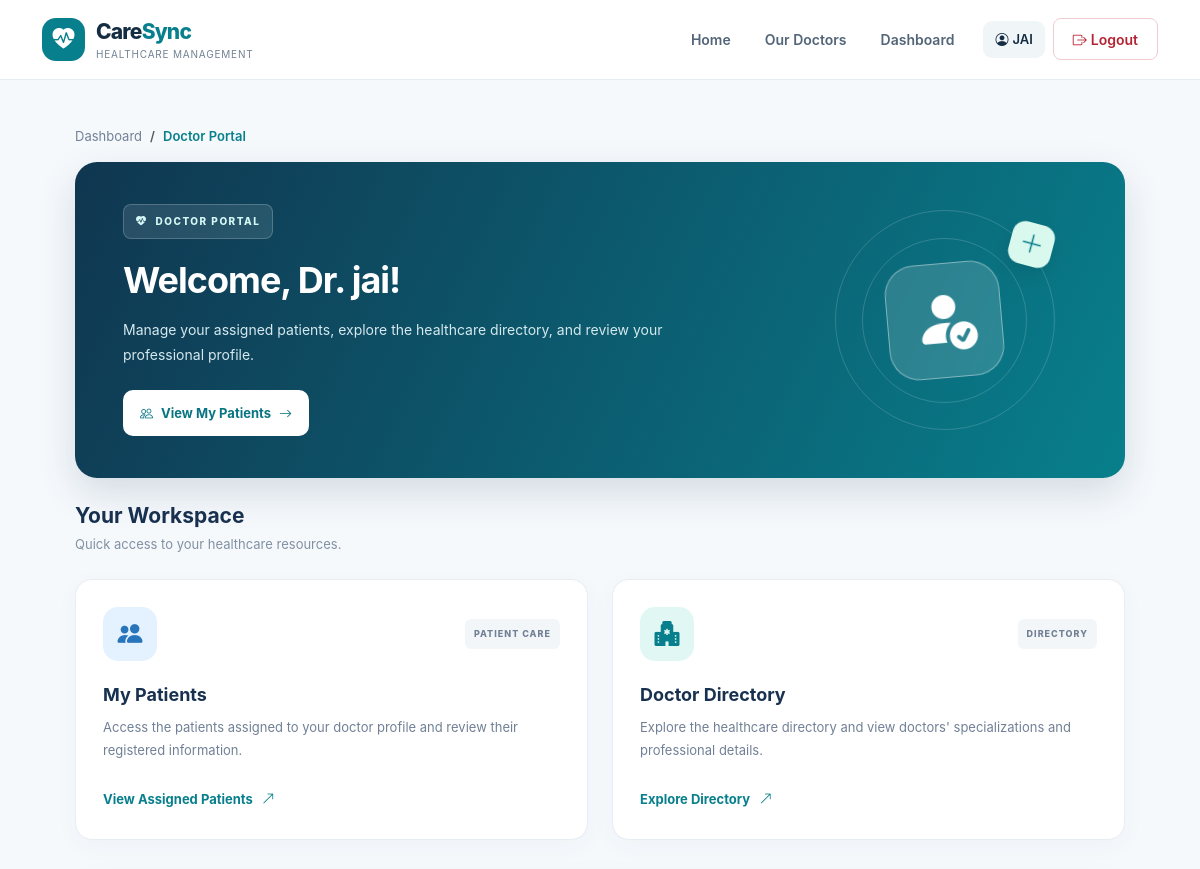
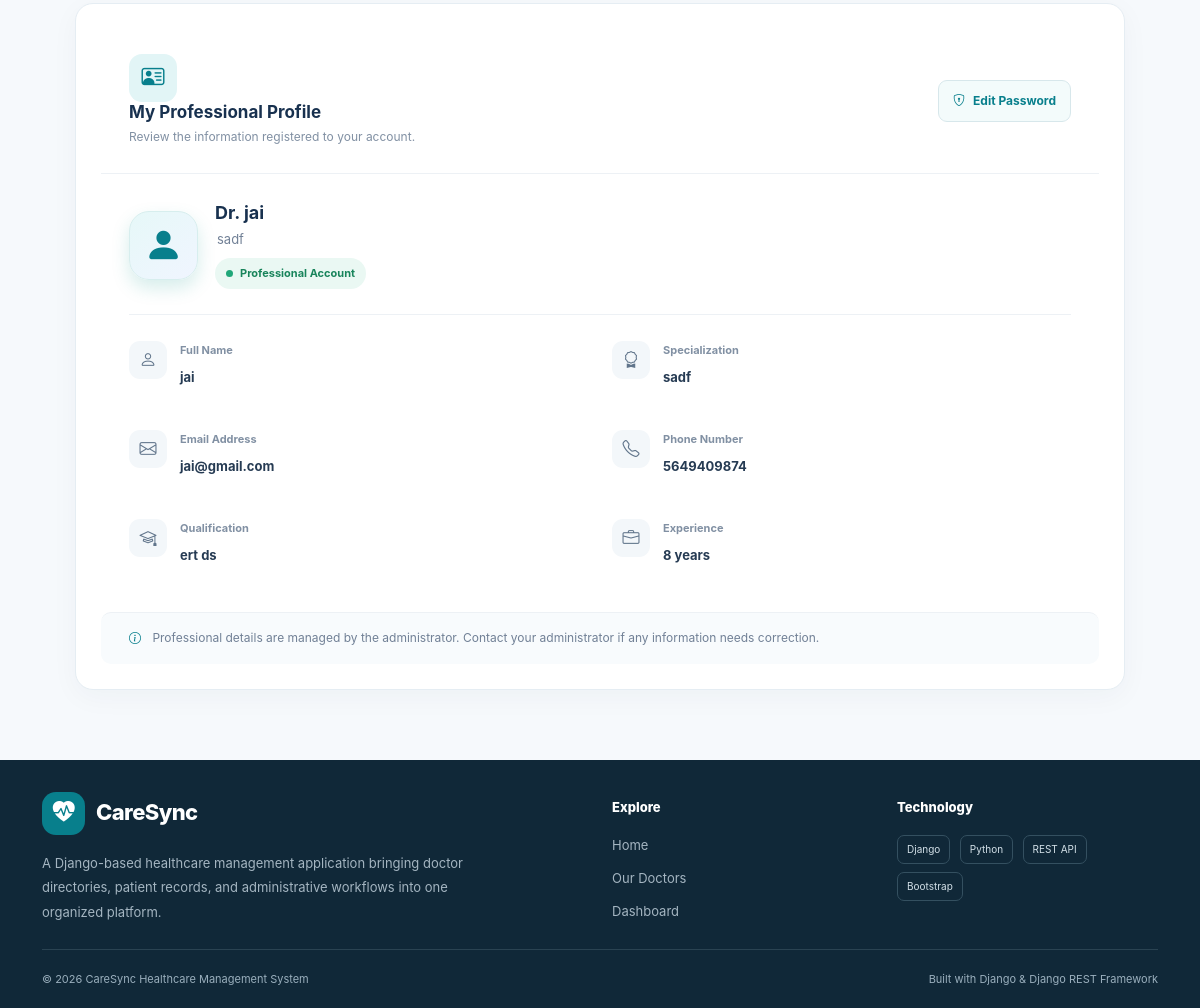
Page /doctor/dashboard/ (signed in) on the committed database (2 pictures, top to bottom).
### healthcare/models.py (models this page shows, shortened)
class Doctor(models.Model):
    user = models.OneToOneField(
        User,
        on_delete=models.CASCADE,
        related_name='doctor_profile',
        null=True,
        blank=True
    )
    name = models.CharField(max_length=100)
    specialization = models.CharField(max_length=100)
    phone = models.CharField(max_length=15)
    email = models.EmailField()
    must_change_password = models.BooleanField(default=True)
    qualification = models.CharField(
        max_length=200,
        blank=True
    )
    experience_years = models.PositiveSmallIntegerField(
        null=True,
        blank=True
    )
    consultation_fee = models.DecimalField(
        max_digits=8,
        decimal_places=2,
        null=True,
        blank=True
    )
    availability = models.CharField(
        max_length=200,
        blank=True
    )
    bio = models.TextField(
        blank=True
    )

### healthcare/views.py (the view)
# urls.py: path('doctor/dashboard/', views.doctor_dashboard, name='doctor_dashboard'),
@login_required
def doctor_dashboard(request):
    doctor = request.user.doctor_profile
    return render(
        request,
        'healthcare/doctor_dashboard.html',
        {'doctor': doctor}
    )

### templates/healthcare/doctor_dashboard.html (shortened to what this page needs)
{% extends "healthcare/base.html" %}
{% block content %}
<div class="doctor-dashboard">
    <nav aria-label="breadcrumb" class="doctor-breadcrumb">
        <ol class="breadcrumb mb-0">
            <li class="breadcrumb-item">
                <a href="{% url 'doctor_dashboard' %}">Dashboard</a>
            </li>
            <li class="breadcrumb-item active" aria-current="page">
                Doctor Portal
            </li>
        </ol>
    </nav>
    <section class="doctor-welcome">
        <div class="doctor-welcome-content">
            <span class="doctor-welcome-label">
                <i class="bi bi-heart-pulse-fill me-2"></i>
                DOCTOR PORTAL
            </span>
            <h1>
                Welcome, Dr. {{ doctor.name|default:request.user.username }}!
            </h1>
            <p>
                Manage your assigned patients, explore the healthcare
                directory, and review your professional profile.
            </p>
            <a href="{% url 'doctor_patients' %}"
               class="doctor-welcome-button">
                <i class="bi bi-people me-2"></i>
                View My Patients
                <i class="bi bi-arrow-right ms-2"></i>
            </a>
        </div>
        <div class="doctor-welcome-art" aria-hidden="true">
            <div class="doctor-art-circle doctor-art-circle-one"></div>
            <div class="doctor-art-circle doctor-art-circle-two"></div>
            <div class="doctor-art-icon">
                <i class="bi bi-person-fill-check"></i>
            </div>
            <div class="doctor-art-cross">
                <i class="bi bi-plus-lg"></i>
            </div>
        </div>
    </section>
    <div class="doctor-section-heading">
        <div>
            <h2>Your Workspace</h2>
            <p>Quick access to your healthcare resources.</p>
        </div>
    </div>
    <div class="row g-4 doctor-dashboard-cards">
        <div class="col-md-6">
            <div class="doctor-action-card doctor-patients-card">
                <div class="doctor-action-top">
                    <div class="doctor-action-icon patients-icon">
                        <i class="bi bi-people-fill"></i>
                    </div>
                    <span class="doctor-card-tag">PATIENT CARE</span>
                </div>
                <h3>My Patients</h3>
                <p>
                    Access the patients assigned to your doctor profile
                    and review their registered information.
                </p>
                <a href="{% url 'doctor_patients' %}"
                   class="doctor-card-link">
                    View Assigned Patients
                    <i class="bi bi-arrow-up-right"></i>
                </a>
            </div>
        </div>
        <div class="col-md-6">
            <div class="doctor-action-card doctor-directory-card">
                <div class="doctor-action-top">
                    <div class="doctor-action-icon directory-icon">
                        <i class="bi bi-hospital-fill"></i>
                    </div>
                    <span class="doctor-card-tag">DIRECTORY</span>
                </div>
                <h3>Doctor Directory</h3>
                <p>
                    Explore the healthcare directory and view
                    doctors' specializations and professional details.
                </p>
                <a href="{% url 'doctors' %}"
                   class="doctor-card-link">
                    Explore Directory
                    <i class="bi bi-arrow-up-right"></i>
                </a>
            </div>
        </div>
    </div>
    <section class="doctor-profile-card">
        <div class="doctor-profile-header">
            <div class="doctor-profile-heading">
                <div class="doctor-profile-heading-icon">
                    <i class="bi bi-person-vcard"></i>
                </div>
                <div>
                    <h2>My Professional Profile</h2>
                    <p>Review the information registered to your account.</p>
                </div>
            </div>
            <a href="{% url 'edit_doctor' doctor.pk %}"
               class="doctor-password-button">
                <i class="bi bi-shield-lock me-2"></i>
                Edit Password
            </a>
        </div>
        <div class="doctor-profile-content">
            <div class="doctor-profile-identity">
                <div class="doctor-profile-avatar">
                    <i class="bi bi-person-fill"></i>
                </div>
                <div>
                    <h3>
                        Dr. {{ doctor.name|default:request.user.username }}
                    </h3>
                    <p>
                        {{ doctor.specialization|default:"Medical Professional" }}
                    </p>
                    <span class="doctor-profile-status">
                        <span class="doctor-status-dot"></span>
                        Professional Account
                    </span>
                </div>
            </div>
            <div class="doctor-profile-divider"></div>
            <div class="row g-4">
                <div class="col-md-6">
                    <div class="doctor-profile-field">
                        <span class="doctor-field-icon">
                            <i class="bi bi-person"></i>
                        </span>
                        <div>
                            <span class="doctor-field-label">Full Name</span>
                            <p>
                                {{ doctor.name|default:request.user.username }}
                            </p>
                        </div>
                    </div>
                </div>
                <div class="col-md-6">
                    <div class="doctor-profile-field">
                        <span class="doctor-field-icon">
                            <i class="bi bi-award"></i>
                        </span>
                        <div>
                            <span class="doctor-field-label">Specialization</span>
                            <p>
                                {{ doctor.specialization|default:"Not provided" }}
                            </p>
                        </div>
                    </div>
                </div>
                <div class="col-md-6">
                    <div class="doctor-profile-field">
                        <span class="doctor-field-icon">
                            <i class="bi bi-envelope"></i>
                        </span>
                        <div>
                            <span class="doctor-field-label">Email Address</span>
                            <p class="doctor-profile-value">
                                {{ doctor.email|default:request.user.email|default:"Not provided" }}
                            </p>
                        </div>
                    </div>
                </div>
                <div class="col-md-6">
                    <div class="doctor-profile-field">
                        <span class="doctor-field-icon">
                            <i class="bi bi-telephone"></i>
                        </span>
                        <div>
                            <span class="doctor-field-label">Phone Number</span>
                            <p>
                                {{ doctor.phone|default:"Not provided" }}
                            </p>
                        </div>
                    </div>
                </div>
                {% if doctor.qualification %}
                <div class="col-md-6">
                    <div class="doctor-profile-field">
                        <span class="doctor-field-icon">
                            <i class="bi bi-mortarboard"></i>
                        </span>
                        <div>
                            <span class="doctor-field-label">Qualification</span>
                            <p>{{ doctor.qualification }}</p>
                        </div>
                    </div>
                </div>
                {% endif %}
                {% if doctor.experience_years != None %}
                <div class="col-md-6">
                    <div class="doctor-profile-field">
                        <span class="doctor-field-icon">
                            <i class="bi bi-briefcase"></i>
                        </span>
                        <div>
                            <span class="doctor-field-label">Experience</span>
                            <p>{{ doctor.experience_years }} years</p>
                        </div>
                    </div>
                </div>
                {% endif %}
            </div>
        </div>
        <div class="doctor-profile-footer">
            <i class="bi bi-info-circle me-2"></i>
            Professional details are managed by the administrator.
            Contact your administrator if any information needs correction.
        </div>
    </section>
</div>
{% endblock %}

### templates/healthcare/base.html (shortened to what this page needs)
{% load static %}
<!DOCTYPE html>
<html lang="en">
<head>
    <link href="https://cdn.jsdelivr.net/npm/bootstrap@5.3.8/dist/css/bootstrap.min.css"
          rel="stylesheet">
    <link rel="stylesheet"
          href="https://cdn.jsdelivr.net/npm/bootstrap-icons@1.13.1/font/bootstrap-icons.min.css">
    <link rel="stylesheet" href="{% static 'css/style.css' %}">
</head>
<body>
<nav class="navbar navbar-expand-lg site-navbar sticky-top">
    <div class="container">
        <a class="navbar-brand brand-lockup" href="{% url 'home' %}">
            <span class="brand-mark">
                <i class="bi bi-heart-pulse-fill"></i>
            </span>
            <span>
                <span class="brand-title">Care<span>Sync</span></span>
                <small class="brand-subtitle">Healthcare Management</small>
            </span>
        </a>
        <div class="collapse navbar-collapse" id="mainNavbar">
            <ul class="navbar-nav ms-auto align-items-lg-center gap-lg-2">
                <li class="nav-item">
                    <a class="nav-link" href="{% url 'home' %}">
                        Home
                    </a>
                </li>
                <li class="nav-item">
                    <a class="nav-link" href="{% url 'doctors' %}">
                        Our Doctors
                    </a>
                </li>
                {% if user.is_authenticated %}
                    {% if user.is_staff %}
                        <li class="nav-item">
                            <a class="nav-link" href="{% url 'dashboard' %}">
                                Admin Dashboard
                            </a>
                        </li>
                    {% else %}
                        <li class="nav-item">
                            <a class="nav-link" href="{% url 'doctor_dashboard' %}">
                                Dashboard
                            </a>
                        </li>
                    {% endif %}
                    <li class="nav-item ms-lg-2">
                        <span class="nav-user">
                            <i class="bi bi-person-circle me-1"></i>
                            {{ user.username| upper }}
                        </span>
                    </li>
                    <li class="nav-item">
                        <a href="{% url 'logout' %}"
                           class="btn btn-nav-outline">
                            <i class="bi bi-box-arrow-right me-1"></i>
                            Logout
                        </a>
                    </li>
                {% else %}
                    <li class="nav-item ms-lg-2">
                        <a href="{% url 'login' %}" class="btn btn-nav-primary">
                            Sign In <i class="bi bi-arrow-right ms-1"></i>
                        </a>
                    </li>
                {% endif %}
            </ul>
        </div>
    </div>
</nav>
<main>
    {% block content %}{% endblock %}
</main>
<footer class="site-footer">
    <div class="container">
        <div class="row g-4 py-2 mt-0">
            <div class="col-lg-6">
                <a href="{% url 'home' %}" class="footer-brand">
                    <span class="brand-mark">
                        <i class="bi bi-heart-pulse-fill"></i>
                    </span>
                    CareSync
                </a>
                <p class="footer-description mt-3">
                    A Django-based healthcare management application
                    bringing doctor directories, patient records, and
                    administrative workflows into one organized platform.
                </p>
            </div>
            <div class="col-6 col-lg-3">
                <h6 class="footer-heading">Explore</h6>
                <a class="footer-link" href="{% url 'home' %}">Home</a>
                <a class="footer-link" href="{% url 'doctors' %}">Our Doctors</a>
                {% if user.is_authenticated %}
                    <a class="footer-link" href="{% url 'dashboard' %}">Dashboard</a>
                {% else %}
                    <a class="footer-link" href="{% url 'login' %}">Sign In</a>
                {% endif %}
            </div>
            <div class="col-6 col-lg-3">
                <h6 class="footer-heading">Technology</h6>
                <span class="tech-tag">Django</span>
                <span class="tech-tag">Python</span>
                <span class="tech-tag">REST API</span>
                <span class="tech-tag">Bootstrap</span>
            </div>
        </div>
        <div class="footer-bottom d-flex flex-column flex-md-row
                    justify-content-between gap-2">
            <span>&copy; {% now "Y" %} CareSync Healthcare Management System</span>
            <span>Built with Django &amp; Django REST Framework</span>
        </div>
    </div>
</footer>
</body>
</html>

### rows in the picture
Doctor: name "jai", specialization "sadf", email "jai@gmail.com", phone "5649409874", qualification "ert ds", experience_years "8"

### other values in the picture
{{ user.username| upper }} "JAI"
